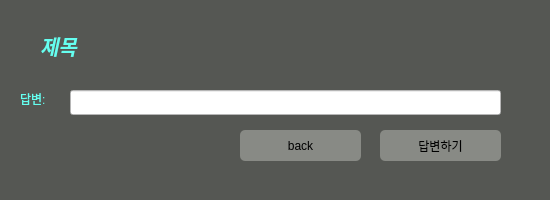
   <widget class="QWidget" name="anser_widget" native="true">
    <property name="geometry">
     <rect>
      <x>300</x>
      <y>150</y>
      <width>550</width>
      <height>200</height>
     </rect>
    </property>
    <property name="styleSheet">
     <string notr="true">
background-color: rgb(85, 87, 83);</string>
    </property>
    <widget class="QLabel" name="Questions_label">
     <property name="geometry">
      <rect>
       <x>40</x>
       <y>30</y>
       <width>961</width>
       <height>31</height>
      </rect>
     </property>
     <property name="font">
      <font>
       <family>Ubuntu Condensed</family>
       <pointsize>15</pointsize>
       <weight>75</weight>
       <italic>true</italic>
       <bold>true</bold>
      </font>
     </property>
     <property name="styleSheet">
      <string notr="true">color: rgb(101, 255, 240);</string>
     </property>
     <property name="text">
      <string>제목</string>
     </property>
    </widget>
    <widget class="QPushButton" name="anser_back">
     <property name="geometry">
      <rect>
       <x>240</x>
       <y>130</y>
       <width>121</width>
       <height>31</height>
      </rect>
     </property>
     <property name="styleSheet">
      <string notr="true">QPushButton{
background-color: rgb(136, 138, 133);
border-style: solid;
border-radius: 5px
}
QPushButton:hover{
background-color: rgb(180, 255, 255);
border-style: solid;
border-radius: 5px}

QPushButton:pressed{
background-color: rgb(100, 255, 255);
border-style: solid;
border-radius: 5px}
</string>
     </property>
     <property name="text">
      <string>back</string>
     </property>
    </widget>
    <widget class="QLineEdit" name="textEdit">
     <property name="geometry">
      <rect>
       <x>70</x>
       <y>90</y>
       <width>431</width>
       <height>25</height>
      </rect>
     </property>
     <property name="styleSheet">
      <string notr="true">background-color: rgb(255, 255, 255);</string>
     </property>
    </widget>
    <widget class="QLabel" name="label_27">
     <property name="geometry">
      <rect>
       <x>20</x>
       <y>90</y>
       <width>41</width>
       <height>17</height>
      </rect>
     </property>
     <property name="styleSheet">
      <string notr="true">color: rgb(101, 255, 240);</string>
     </property>
     <property name="text">
      <string>답변:</string>
     </property>
    </widget>
    <widget class="QPushButton" name="anser_btn2">
     <property name="geometry">
      <rect>
       <x>380</x>
       <y>130</y>
       <width>121</width>
       <height>31</height>
      </rect>
     </property>
     <property name="styleSheet">
      <string notr="true">QPushButton{
background-color: rgb(136, 138, 133);
border-style: solid;
border-radius: 5px
}
QPushButton:hover{
background-color: rgb(180, 255, 255);
border-style: solid;
border-radius: 5px}

QPushButton:pressed{
background-color: rgb(100, 255, 255);
border-style: solid;
border-radius: 5px}
</string>
     </property>
     <property name="text">
      <string>답변하기</string>
     </property>
    </widget>
   </widget>
